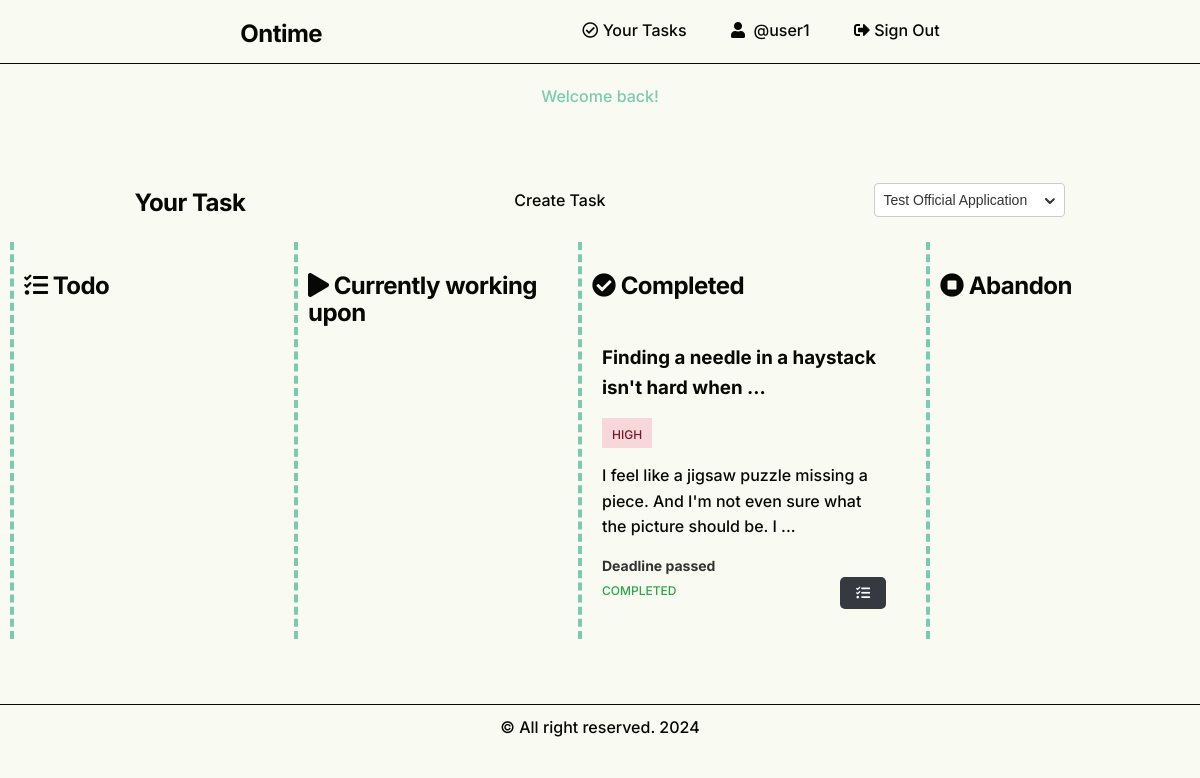
Page /tasks.php?project_id=2 (signed in) on the committed database.
### tables this page shows
CREATE TABLE `tasks` (
  `id` int(11) NOT NULL,
  `user_id` int(11) NOT NULL,
  `project_id` int(11) DEFAULT NULL,
  `title` varchar(255) NOT NULL,
  `description` text NOT NULL,
  `deadline` datetime DEFAULT current_timestamp(),
  `priority` enum('very-low','low','medium','high','very-high') DEFAULT 'very-low',
  `public` tinyint(1) DEFAULT 1,
  `status` enum('not-started','in-progress','stopped','completed') DEFAULT 'not-started',
  `created_at` datetime DEFAULT current_timestamp(),
  `updated_at` datetime DEFAULT current_timestamp() ON UPDATE current_timestamp()
);

### System/SessionManager.php (called while the page is built, shortened)
<?php
class SessionManager
{
	public function __construct($sessionName = 'ontime_session')
	{
		$this->sessionName = $sessionName;
	}
	public function get($key)
	{
		return isset($_SESSION[$key]) ? $_SESSION[$key] : null;
	}
}

### functions.php (called while the page is built, shortened)
<?php
function createExcerpt($text, $maxLength = 100, $ellipsis = '...') {
    $text = strip_tags($text);
    $text = trim($text);
    $excerpt = mb_substr($text, 0, $maxLength - mb_strlen($ellipsis)) . $ellipsis;
    $excerpt = trim($excerpt);
    return $excerpt;
}

### tasks.php (the view, shortened to what this page needs)
<?php
require 'functions.php';
$session = new SessionManager();
$pdo = Connection::getInstance();
if ($session->get("success")) {
    $success = $session->get("success");
    $session->delete("success");
}
$user_id = $session->get("logged_user")["id"];
$project_id = $_GET['project_id'] ?? '';
if ($project_id == '') {
    $sql = "SELECT * FROM tasks WHERE user_id=:user_id ORDER BY updated_at DESC;";
    $statement = $pdo->prepare($sql);
} else {
    $sql = "SELECT * FROM tasks WHERE user_id=:user_id AND project_id=:project_id ORDER BY updated_at DESC;";
    $statement = $pdo->prepare($sql);
    $statement->bindValue(':project_id', $project_id);
}
$statement->bindValue(":user_id", $user_id);
$statement->execute();
$tasks = $statement->fetchAll(PDO::FETCH_ASSOC);
$sql = "SELECT * FROM projects ORDER BY updated_at DESC";
$statement = $pdo->prepare($sql);
$statement->execute();
$projects = $statement->fetchAll(PDO::FETCH_ASSOC);
?>
<?php include "partials/header.php"; ?>
<p class="success-alert"><?php echo $success ?? ""; ?></p>
<p class="error-alert"><?php echo $failed ?? ""; ?></p>
<div class="flex align-items-center justify-content-around">
    <h2>Your Task</h2>
    <a href="create-task.php">Create Task</a>
    <select name="project_id" id="project_id">
        <?php foreach ($projects as $project): ?>
            <option value="<?= $project['id'] ?>" <?php echo ($project_id == $project['id']) ? 'selected' : ''; ?>>
                <?= $project['project_name'] ?>
            </option>
        <?php endforeach; ?>
    </select>
</div>
<div class="flex justify-content-around">
    <div class="kanban-box">
        <h2><i class="fas fa-tasks"></i> Todo</h2>
    </div>
    <div class="kanban-box">
        <h2><i class="fas fa-play"></i> Currently working upon</h2>
    </div>
    <div class="kanban-box">
        <h2><i class="fas fa-check-circle"></i> Completed</h2>
        <?php foreach ($tasks as $task): ?>
            <?php if ($task['status'] == 'completed'): ?>
                <div class="task p-10 mb-10" data-deadline="<?= strtotime($task['deadline']) ?>">
                    <a href="<?= CONSTANTS['site_url'] . 'show-task.php?task_id=' . $task['id'] ?>">
                        <h3><?php echo createExcerpt($task["title"], 50); ?></h3>
                    </a>
                    <span
                        class="priority-<?= $task["priority"] ?>"><small><?= str_replace("-", " ", strtoupper($task["priority"])) ?></small></span>
                    <p><?php echo createExcerpt($task["description"]); ?></p>
                    <div class="countdown-timer"></div>
                    <div class="flex justify-content-between">
                        <span
                            class="status-<?= $task["status"] ?>"><small><?= str_replace("-", " ", strtoupper($task["status"])) ?></small></span>
                        <button class="button small-button dark-button" onclick="openModal(<?php echo $task['id']; ?>)"><i
                                class="fa fa-tasks"></i></button>
                    </div>
                </div>
                <?php
            endif; ?>
            <?php
        endforeach; ?>
    </div>
    <div class="kanban-box">
        <h2><i class="fas fa-stop-circle"></i> Abandon</h2>
    </div>
</div>
<?php include "partials/footer.php"; ?>

### style.css (style rules this page uses)
:root { --primary-color: #B6BA50; --secondary-color: #A2DAAF; --accent-color: #7ACBB0; --error-color: #B93532; --bg-color: #F9FAF2; --text-color: #070703; }
body { font-size: 16px; font-family: "Inter", sans-serif; font-weight: 500; line-height: 1.6; color: var(--text-color); background-color: var(--bg-color); }
h1, h2 { font-family: inherit; font-weight: 700; line-height: 1.15; letter-spacing: -0.022em; margin-bottom: 20px; }
h2 { margin-bottom: 15px; }
p { font-size: 1rem; margin-bottom: 15px; }
small { font-size: 0.75rem; }
a { color: var(--text-color); text-decoration: none; }
button, .button { padding: 10px 20px; border: none; max-width: 160px; border-radius: 5px; background-color: var(--primary-color); color: var(--bg-color); font-weight: 600; text-decoration: none; }
.small-button { font-size: 14px !important; padding: 8px 16px !important; }
.dark-button { background-color: #343a40; color: #fff; }
.priority-high { background-color: #f8d7da; color: #721c24; padding: 5px 10px; }
.status-completed { color: #28a745; }
a, button, input[type=button] { cursor: pointer; }
.flex { display: flex; }
.justify-content-between { justify-content: space-between; }
.justify-content-around { justify-content: space-around; }
.align-items-center { align-items: center; }
.mb-10 { margin-bottom: 10px; }
.p-10 { padding: 10px; }
.kanban-box { min-width: 20%; margin: 10px; padding: 10px; border-left: 4px dashed var(--accent-color); }
.countdown-timer { font-size: 14px; color: #333; font-weight: bold; }
.success-alert { color: var(--accent-color); padding: 10px; width: 320px; margin: 10px auto; border-radius: 10px; text-align: center; }
.error-alert { color: var(--error-color); padding: 10px; width: 320px; margin: 10px auto; border-radius: 10px; text-align: center; }
select { font-family: Arial, sans-serif; font-size: 14px; padding: 8px; border: 1px solid #ccc; border-radius: 4px; background-color: #fff; color: #333; }
select { background-repeat: no-repeat; background-position: right 8px center; background-size: 12px; padding-right: 24px; }

### rows in the picture
tasks: title "Finding a needle in a haystack isn't hard when ...", priority "HIGH", description "I feel like a jigsaw puzzle missing a piece. And I'm not even sure what the picture should be. I ...", status "COMPLETED"

### other values in the picture
$session->get('logged_user')['username'] "user1"
$success "Welcome back!"
form field project_id "Test Official Application"
